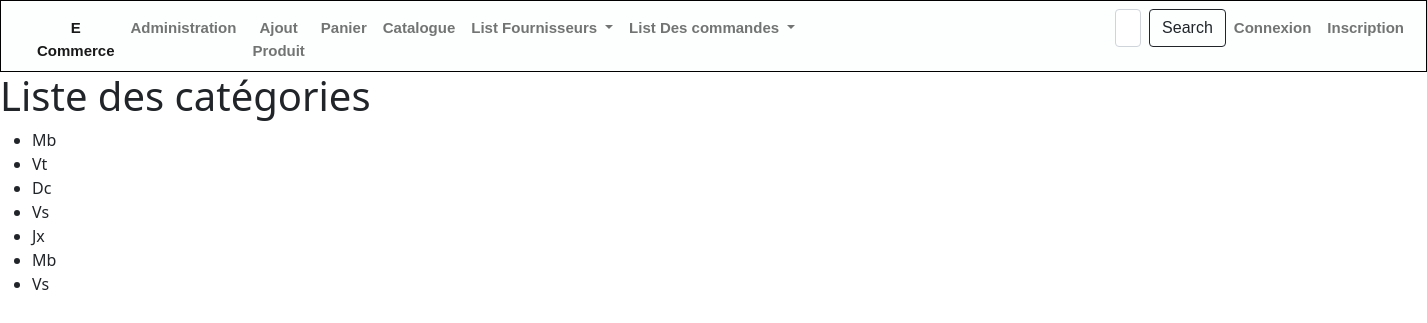
The app's page /magasin/categories/ with its own data.
### magasin/models.py (models this page shows, shortened)
class Categorie(models.Model):
    TYPE_CHOICES=[
        ('Al','Alimentaire'),
        ('Mb','Meuble'),
        ('Sn','Sanitaire'),
        ('Vs','Vaisselle'),
        ('Vt','Vetement'),
        ('Jx','Jouets'),
        ('Lg','Ligne de Maison'),
        ('Bj','Bijoux'),
        ('Dc','Decor')
        ]
    libelle=models.CharField(default='Al',choices=TYPE_CHOICES,max_length=50)

### magasin/views.py (the view)
# urls.py: path('categories/', views.liste_categories, name='categories'),
def liste_categories(request):
    categories = Categorie.objects.all()
    return render(request, 'magasin/liste_categories.html', {'categories': categories})

### magasin/templates/magasin/liste_categories.html
{% extends 'magasin/base.html' %}
{% block content %}
    <h1>Liste des catégories</h1>
    <ul>
        {% for categorie in categories %}
            <li>{{ categorie.libelle }}</li>
        {% endfor %}
    </ul>
{% endblock %}

### records on screen
Categorie: libelle "Mb"
Categorie: libelle "Vt"
Categorie: libelle "Dc"
Categorie: libelle "Vs"
Categorie: libelle "Jx"
Categorie: libelle "Mb"
Categorie: libelle "Vs"
